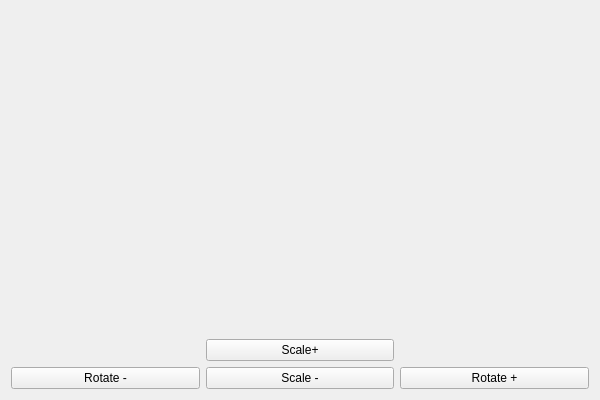
<?xml version="1.0" encoding="UTF-8"?>
<ui version="4.0">
 <class>Labgraph2Class</class>
 <widget class="QMainWindow" name="Labgraph2Class">
  <property name="geometry">
   <rect>
    <x>0</x>
    <y>0</y>
    <width>600</width>
    <height>400</height>
   </rect>
  </property>
  <property name="windowTitle">
   <string>Labgraph2</string>
  </property>
  <widget class="QWidget" name="centralWidget">
   <layout class="QGridLayout" name="gridLayout">
    <item row="2" column="1">
     <widget class="QPushButton" name="scaleM">
      <property name="text">
       <string>Scale -</string>
      </property>
     </widget>
    </item>
    <item row="2" column="0">
     <widget class="QPushButton" name="RotateL">
      <property name="text">
       <string>Rotate -</string>
      </property>
     </widget>
    </item>
    <item row="2" column="2">
     <widget class="QPushButton" name="RotateR">
      <property name="text">
       <string>Rotate +</string>
      </property>
     </widget>
    </item>
    <item row="1" column="1">
     <widget class="QPushButton" name="ScaleP">
      <property name="text">
       <string>Scale+</string>
      </property>
     </widget>
    </item>
    <item row="0" column="1">
     <layout class="QVBoxLayout" name="verticalLayout">
      <property name="sizeConstraint">
       <enum>QLayout::SetNoConstraint</enum>
      </property>
      <item>
       <widget class="QLabel" name="label">
        <property name="text">
         <string/>
        </property>
       </widget>
      </item>
     </layout>
    </item>
   </layout>
  </widget>
 </widget>
 <layoutdefault spacing="6" margin="11"/>
 <resources>
  <include location="Labgraph2.qrc"/>
 </resources>
 <connections/>
</ui>
